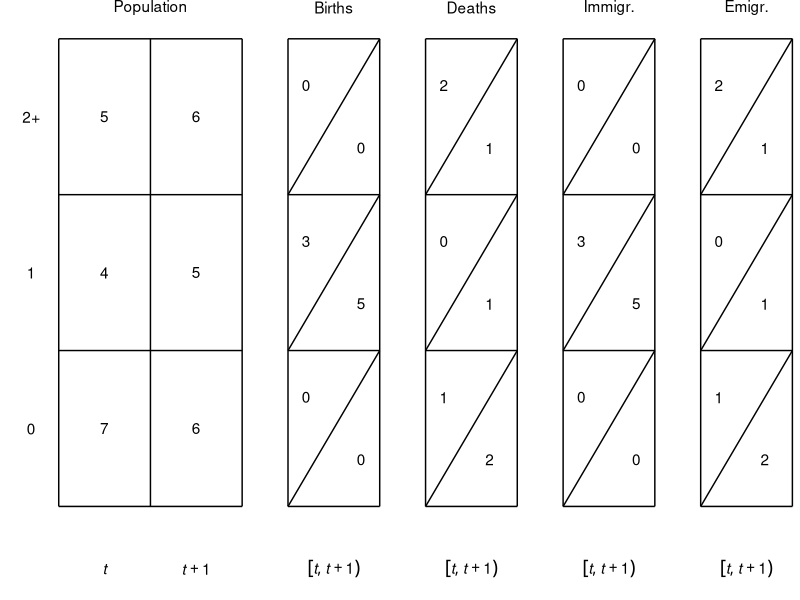

The R source for this figure:


library(ggplot2)

data_popn_box <- data.frame(x =    c(0, 2, 2, 0, 1, 0, 0),
                            xend = c(2, 2, 0, 0, 1, 2, 2),
                            y =    c(0, 0, 3, 3, 0, 1, 2),
                            yend = c(0, 3, 3, 0, 3, 1, 2))
data_popn_label <- data.frame(x = c(1, 0.5, 1.5, 0.5, 1.5, 0.5, 1.5, 0.5, 1.5),
                              y = c(3.2, 0.5, 0.5, 1.5, 1.5, 2.5, 2.5, -0.4, -0.4),
                              label = c("Population", 7, 6, 4, 5, 5, 6, "italic(t)", "italic(t)+1"))
data_births_box <- data.frame(x =    c(2.5, 3.5, 3.5, 2.5, 2.5, 2.5, 2.5, 2.5, 2.5),
                              xend = c(3.5, 3.5, 2.5, 2.5, 3.5, 3.5, 3.5, 3.5, 3.5),
                              y =    c(0, 0, 3, 3, 1, 2, 0, 1, 2),
                              yend = c(0, 3,   3,     0, 1,   2, 1, 2, 3))
data_births_label <- data.frame(x =  c(3,   2.7, 3.3, 2.7, 3.3, 2.7, 3.3, 3),
                                y =  c(3.2, 0.7, 0.3, 1.7, 1.3, 2.7, 2.3, -0.4),
                                label = c("Births", 0, 0, 3, 5, 0, 0, 'group("[",list(italic(t),italic(t+1)),")")'))
data_deaths_box <- data.frame(x =    c(4, 5, 5, 4, 4, 4, 4, 4, 4),
                              xend = c(5, 5, 4, 4, 5, 5, 5, 5, 5),
                              y =    c(0, 0, 3, 3, 1, 2, 0, 1, 2),
                              yend = c(0, 3, 3, 0, 1, 2, 1, 2, 3))
data_deaths_label <- data.frame(x = c(4.5, 4.2, 4.7, 4.2, 4.7, 4.2, 4.7, 4.5),
                                y = c(3.2, 0.7, 0.3, 1.7, 1.3, 2.7, 2.3, -0.4),
                                label = c("Deaths", 1, 2, 0, 1, 2, 1, 'group("[",list(italic(t),italic(t+1)),")")'))
data_im_box <- data.frame(x =    c(2.5, 3.5, 3.5, 2.5, 2.5, 2.5, 2.5, 2.5, 2.5) + 3,
                              xend = c(3.5, 3.5, 2.5, 2.5, 3.5, 3.5, 3.5, 3.5, 3.5) + 3,
                              y =    c(0, 0, 3, 3, 1, 2, 0, 1, 2),
                              yend = c(0, 3,   3,     0, 1,   2, 1, 2, 3))
data_im_label <- data.frame(x =  c(3,   2.7, 3.3, 2.7, 3.3, 2.7, 3.3, 3) + 3,
                                y =  c(3.2, 0.7, 0.3, 1.7, 1.3, 2.7, 2.3, -0.4),
                                label = c("Immigr.", 0, 0, 3, 5, 0, 0, 'group("[",list(italic(t),italic(t+1)),")")'))
data_em_box <- data.frame(x =    c(4, 5, 5, 4, 4, 4, 4, 4, 4) + 3,
                              xend = c(5, 5, 4, 4, 5, 5, 5, 5, 5) + 3,
                              y =    c(0, 0, 3, 3, 1, 2, 0, 1, 2),
                              yend = c(0, 3, 3, 0, 1, 2, 1, 2, 3))
data_em_label <- data.frame(x = c(4.5, 4.2, 4.7, 4.2, 4.7, 4.2, 4.7, 4.5) + 3,
                                y = c(3.2, 0.7, 0.3, 1.7, 1.3, 2.7, 2.3, -0.4),
                                label = c("Emigr.", 1, 2, 0, 1, 2, 1, 'group("[",list(italic(t),italic(t+1)),")")'))
data_age_label <- data.frame(x = rep(-0.3, 3),
                             y = c(0.5, 1.5, 2.5),
                             label = c("0", "1", "2+"))
                                       
p <- ggplot(data_popn_box, aes(x = x, y = y)) +
    theme_bw() +
    theme(panel.border = element_blank(),
          panel.grid.major = element_blank(),
          panel.grid.minor = element_blank(),
          axis.text = element_blank(),
          axis.ticks = element_blank()) +
    coord_cartesian(expand = FALSE,
                    clip = "off") +
    ## population
    geom_segment(aes(x = x, y = y, xend = xend, yend = yend),
                 data = data_popn_box) +
    geom_text(aes(label = label),
              data = data_popn_label,
              parse = TRUE) +
    ## births
    geom_segment(aes(x = x, y = y, xend = xend, yend = yend),
                 data = data_births_box) +
    geom_text(aes(label = label),
              data = data_births_label,
              parse = TRUE) +
    ## deaths
    geom_segment(aes(x = x, y = y, xend = xend, yend = yend),
                 data = data_deaths_box) +
    geom_text(aes(label = label),
              data = data_deaths_label,
              parse = TRUE) +
    ## immigration
    geom_segment(aes(x = x, y = y, xend = xend, yend = yend),
                 data = data_im_box) +
    geom_text(aes(label = label),
              data = data_im_label,
              parse = TRUE) +
    ## emigration
    geom_segment(aes(x = x, y = y, xend = xend, yend = yend),
                 data = data_em_box) +
    geom_text(aes(label = label),
              data = data_em_label,
              parse = TRUE) +
    ## age labels
    geom_text(aes(label = label),
              data = data_age_label) +
    ## other
    xlab("") +
    ylab("")

graphics.off()
pdf(file = "figures_accounts/fig_account_withage.pdf",
    width = 4.3,
    height = 2.1)
plot(p)
dev.off()
